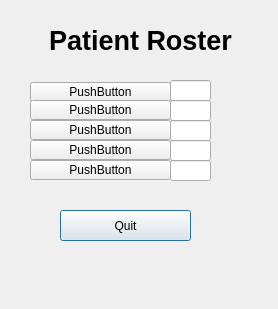
<?xml version="1.0" encoding="UTF-8"?>
<ui version="4.0">
 <class>PatientRoster</class>
 <widget class="QDialog" name="PatientRoster">
  <property name="geometry">
   <rect>
    <x>0</x>
    <y>0</y>
    <width>278</width>
    <height>309</height>
   </rect>
  </property>
  <property name="windowTitle">
   <string>Dialog</string>
  </property>
  <widget class="QLabel" name="label">
   <property name="geometry">
    <rect>
     <x>20</x>
     <y>10</y>
     <width>241</width>
     <height>61</height>
    </rect>
   </property>
   <property name="text">
    <string>&lt;html&gt;&lt;head/&gt;&lt;body&gt;&lt;p align=&quot;center&quot;&gt;&lt;span style=&quot; font-size:20pt; font-weight:600;&quot;&gt;Patient Roster&lt;/span&gt;&lt;/p&gt;&lt;/body&gt;&lt;/html&gt;</string>
   </property>
  </widget>
  <widget class="QPushButton" name="quitButton">
   <property name="geometry">
    <rect>
     <x>60</x>
     <y>210</y>
     <width>131</width>
     <height>31</height>
    </rect>
   </property>
   <property name="text">
    <string>Quit</string>
   </property>
  </widget>
  <widget class="QLineEdit" name="p1Urg">
   <property name="geometry">
    <rect>
     <x>170</x>
     <y>80</y>
     <width>41</width>
     <height>21</height>
    </rect>
   </property>
  </widget>
  <widget class="QLineEdit" name="p2Urg">
   <property name="geometry">
    <rect>
     <x>170</x>
     <y>100</y>
     <width>41</width>
     <height>21</height>
    </rect>
   </property>
  </widget>
  <widget class="QLineEdit" name="p3Urg">
   <property name="geometry">
    <rect>
     <x>170</x>
     <y>120</y>
     <width>41</width>
     <height>21</height>
    </rect>
   </property>
  </widget>
  <widget class="QLineEdit" name="p4Urg">
   <property name="geometry">
    <rect>
     <x>170</x>
     <y>140</y>
     <width>41</width>
     <height>21</height>
    </rect>
   </property>
  </widget>
  <widget class="QLineEdit" name="p5Urg">
   <property name="geometry">
    <rect>
     <x>170</x>
     <y>160</y>
     <width>41</width>
     <height>21</height>
    </rect>
   </property>
  </widget>
  <widget class="QPushButton" name="p1Name">
   <property name="geometry">
    <rect>
     <x>30</x>
     <y>82</y>
     <width>141</width>
     <height>20</height>
    </rect>
   </property>
   <property name="text">
    <string>PushButton</string>
   </property>
  </widget>
  <widget class="QPushButton" name="p2Name">
   <property name="geometry">
    <rect>
     <x>30</x>
     <y>100</y>
     <width>141</width>
     <height>20</height>
    </rect>
   </property>
   <property name="text">
    <string>PushButton</string>
   </property>
  </widget>
  <widget class="QPushButton" name="p3Name">
   <property name="geometry">
    <rect>
     <x>30</x>
     <y>120</y>
     <width>141</width>
     <height>20</height>
    </rect>
   </property>
   <property name="text">
    <string>PushButton</string>
   </property>
  </widget>
  <widget class="QPushButton" name="p4Name">
   <property name="geometry">
    <rect>
     <x>30</x>
     <y>140</y>
     <width>141</width>
     <height>20</height>
    </rect>
   </property>
   <property name="text">
    <string>PushButton</string>
   </property>
  </widget>
  <widget class="QPushButton" name="p5Name">
   <property name="geometry">
    <rect>
     <x>30</x>
     <y>160</y>
     <width>141</width>
     <height>20</height>
    </rect>
   </property>
   <property name="text">
    <string>PushButton</string>
   </property>
  </widget>
 </widget>
 <resources/>
 <connections/>
</ui>
